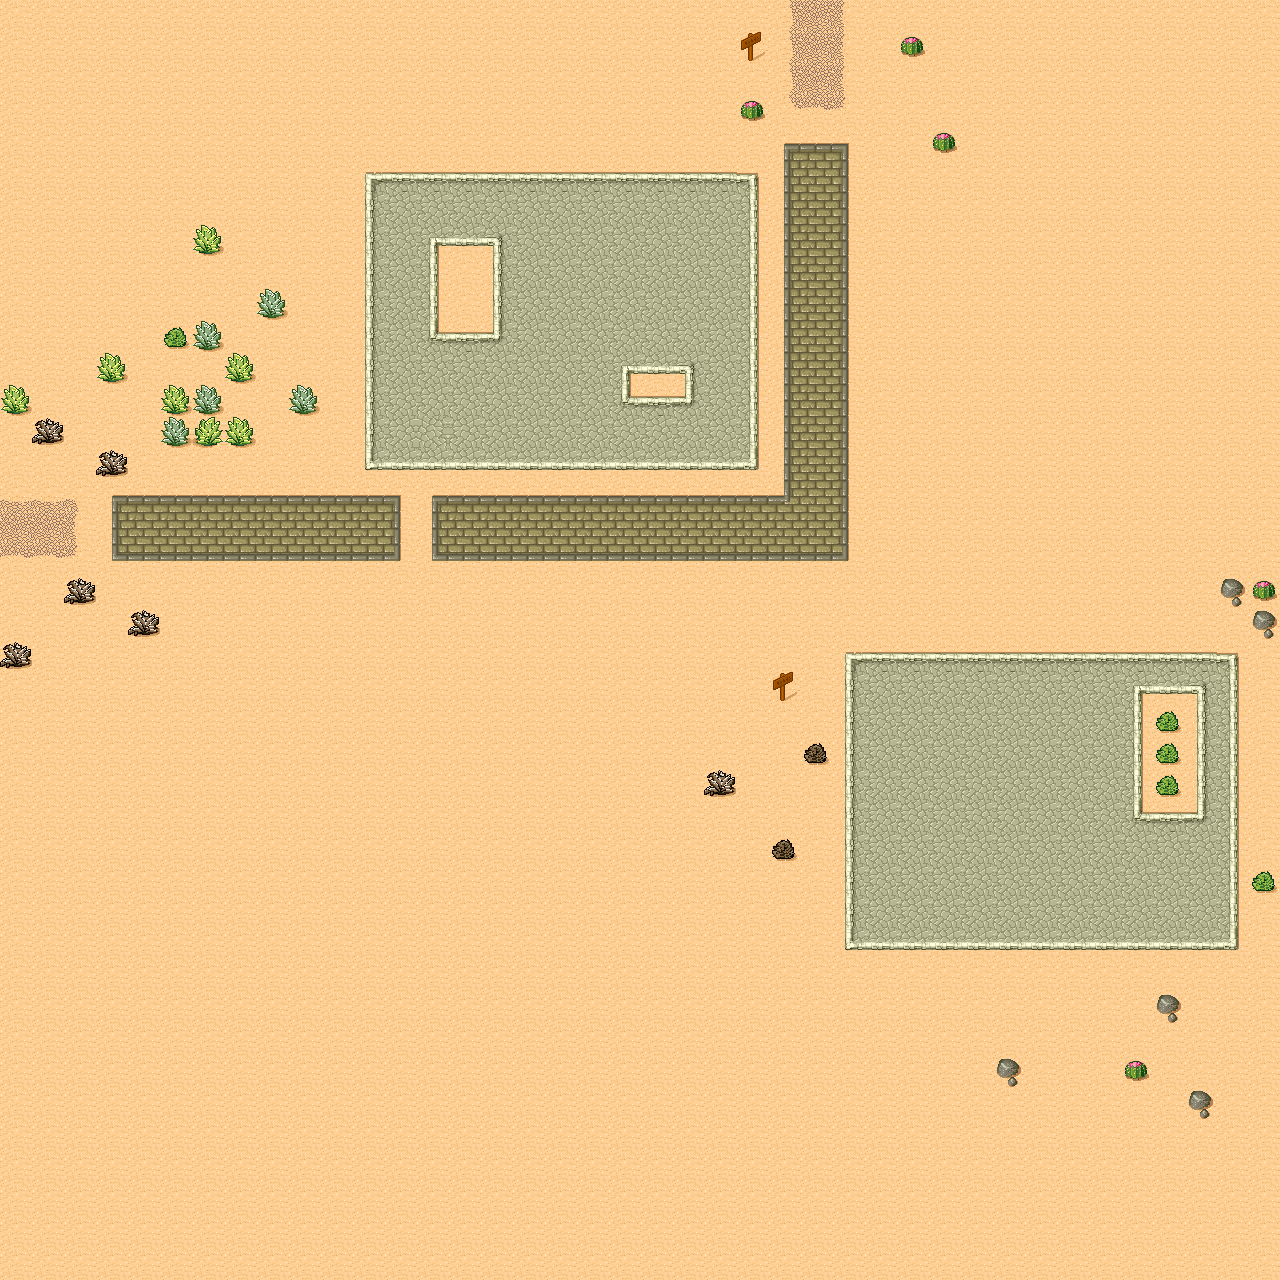

This game map was drawn from its Tiled (.tmx) file and the tilesets committed beside it. A one-line description and the trimmed map source follow:
An orthogonal 40x40 tile map with 32x32 px tiles, 1 tile layer (Ground), 1 hidden layer not drawn and 7 objects (THERE, HI).

<map version="1.0" orientation="orthogonal" renderorder="right-down" width="40" height="40" tilewidth="32" tileheight="32" nextobjectid="8">
 <tileset firstgid="1" name="Desert" tilewidth="32" tileheight="32" spacing="1" margin="1">
  <properties>
   <property name="TEST" value="THIS IS ONLY A TEST" />
  </properties>
  <image source="tmw_desert_spacing.png" width="265" height="199" />
  <tile id="0">
   <properties>
    <property name="obstacle" value="1" />
   </properties>
  </tile>
  <tile id="1">
   <properties>
    <property name="obstacle" value="1" />
   </properties>
  </tile>
  <tile id="2">
   <properties>
    <property name="obstacle" value="1" />
   </properties>
  </tile>
  <tile id="8">
   <properties>
    <property name="obstacle" value="1" />
   </properties>
  </tile>
  <tile id="9">
   <properties>
    <property name="obstacle" value="1" />
   </properties>
  </tile>
  <tile id="10">
   <properties>
    <property name="obstacle" value="1" />
   </properties>
  </tile>
  <tile id="16">
   <properties>
    <property name="obstacle" value="1" />
   </properties>
  </tile>
  <tile id="17">
   <properties>
    <property name="obstacle" value="1" />
   </properties>
  </tile>
  <tile id="18">
   <properties>
    <property name="obstacle" value="1" />
   </properties>
  </tile>
  <tile id="19">
   <properties>
    <property name="obstacle" value="1" />
   </properties>
  </tile>
  <tile id="20">
   <properties>
    <property name="obstacle" value="1" />
   </properties>
  </tile>
  <tile id="24">
   <properties>
    <property name="obstacle" value="1" />
   </properties>
  </tile>
  <tile id="25">
   <properties>
    <property name="obstacle" value="1" />
   </properties>
  </tile>
  <tile id="26">
   <properties>
    <property name="obstacle" value="1" />
   </properties>
  </tile>
  <tile id="27">
   <properties>
    <property name="obstacle" value="1" />
   </properties>
  </tile>
  <tile id="28">
   <properties>
    <property name="obstacle" value="1" />
   </properties>
  </tile>
  <tile id="30">
   <properties>
    <property name="obstacle" value="1" />
   </properties>
  </tile>
  <tile id="31">
   <properties>
    <property name="obstacle" value="1" />
   </properties>
  </tile>
  <tile id="32">
   <properties>
    <property name="obstacle" value="1" />
   </properties>
  </tile>
  <tile id="33">
   <properties>
    <property name="obstacle" value="1" />
   </properties>
  </tile>
  <tile id="34">
   <properties>
    <property name="obstacle" value="1" />
   </properties>
  </tile>
  <tile id="35">
   <properties>
    <property name="obstacle" value="1" />
   </properties>
  </tile>
  <tile id="36">
   <properties>
    <property name="obstacle" value="1" />
   </properties>
  </tile>
  <tile id="37">
   <properties>
    <property name="obstacle" value="1" />
   </properties>
  </tile>
  <tile id="38">
   <properties>
    <property name="obstacle" value="1" />
   </properties>
  </tile>
  <tile id="39">
   <properties>
    <property name="obstacle" value="1" />
   </properties>
  </tile>
  <tile id="40">
   <properties>
    <property name="obstacle" value="1" />
   </properties>
  </tile>
  <tile id="41">
   <properties>
    <property name="obstacle" value="1" />
   </properties>
  </tile>
  <tile id="42">
   <properties>
    <property name="obstacle" value="1" />
   </properties>
  </tile>
  <tile id="43">
   <properties>
    <property name="obstacle" value="1" />
   </properties>
  </tile>
  <tile id="44">
   <properties>
    <property name="obstacle" value="1" />
   </properties>
  </tile>
  <tile id="45">
   <properties>
    <property name="obstacle" value="1" />
   </properties>
  </tile>
  <tile id="46">
   <properties>
    <property name="obstacle" value="1" />
   </properties>
  </tile>
  <tile id="47">
   <properties>
    <property name="obstacle" value="1" />
   </properties>
  </tile>
 </tileset>
 <layer name="Ground" width="40" height="40">
  <properties>
   <property name="collision" value="1" />
  </properties>
  <data>[1600 cells, 1600 non-empty, 40 distinct tile ids]</data>
 </layer>
 <layer name="collision" width="40" height="40" visible="0">
  <properties>
   <property name="obstruction" value="1" />
  </properties>
  <data>[1600 cells, 39 non-empty, 2 distinct tile ids]</data>
 </layer>
 <objectgroup color="#1b2fa4" name="Object1">
  <object id="1" name="THERE" x="348" y="48" width="87" height="49" />
  <object id="2" x="428" y="89" width="82" height="60" />
  <object id="3" x="524" y="635">
   <polygon points="0,0 20,-53 38,1 88,1 43,29 65,79 20,42 -17,74 -7,25 -49,-4" />
  </object>
  <object id="4" x="513" y="609">
   <polyline points="0,0 -21,53 31,91 80,54 61,0" />
  </object>
 </objectgroup>
 <objectgroup color="#2da425" name="Object2">
  <object id="5" name="HI" x="93" y="38" width="161" height="149" />
  <object id="6" x="187" y="120" width="36" height="44" />
  <object id="7" x="202" y="141" width="135" height="89" />
 </objectgroup>
</map>
